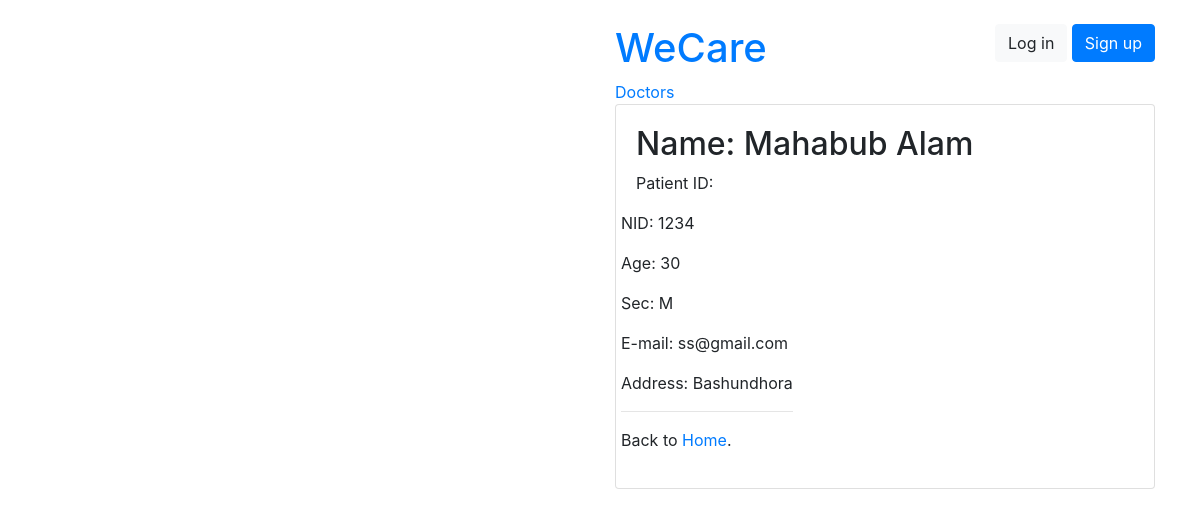
The app's page /users/patient/7/ with its own data.
### users/models.py (models this page shows, shortened)
class Patient(models.Model):
    user = models.OneToOneField(User, on_delete=models.CASCADE, primary_key=True)
    address = models.CharField(max_length=255, blank=False, null=False)

class User(AbstractUser):
    is_doctor = models.BooleanField(default=False)
    is_patient = models.BooleanField(default=False)
    NID = models.CharField(max_length=50, blank=False, null=False)
    email = models.CharField(max_length=100)
    age = models.PositiveIntegerField(null=True, blank=True)
    GENDER_CHOICES = (
        ('M', 'Male'),
        ('F', 'Female'),
    )
    gender = models.CharField(max_length=1, choices=GENDER_CHOICES)

### users/views.py (the view)
# urls.py: path('patient/<pk>/', PatientDetailView.as_view(), name='patient_detail'),
class PatientDetailView(DetailView):
    model = Patient
    template_name = 'users/patient_detail.html'

### templates/users/patient_detail.html (shortened to what this page needs)
{% extends 'base.html' %}
{% block content %}
<div class='row'>
  <div class='col-12'>
    <h2>Name: {{object.user.first_name}} {{object.user.last_name}}</h2>
    <p>Patient ID: {{object.patient.pk}}
    </p>
    </div>
  <div class='row'>
    <div class='col-12'>
      <p>NID: {{object.user.NID}}</p>
      <p>Age: {{object.user.age}}</p>
      <p>Sec: {{object.user.gender}}</p>
      <p>E-mail: {{object.user.email}}</p>
      <p>Address: {{object.address}}</p>
      <hr/>
      <p> Back to <a href="{% url 'home' %}">Home</a>.</p>
    </div>
  </div>
{% endblock content %}

### templates/base.html (style rules this page uses)
body { background-image: url("http://18.188.51.176/wp-content/uploads/2019/01/15102113_isolated-1188036_1920.png"); height: 300%; background-position: left top ; background-repeat: no-repeat; background-size: cover; }

### records on screen
Patient: user.first_name "Mahabub", user.last_name "Alam", user.NID "1234", user.age "30", user.gender "M", user.email "ss@gmail.com", address "Bashundhora"
